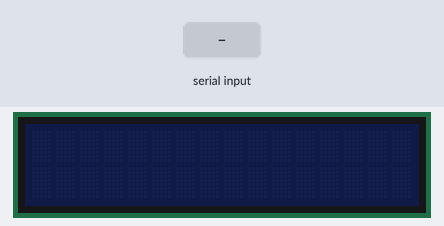
A sketch run on a simulated Arduino Uno, built with avr-gcc and run on an emulated ATmega328P. On the bench: 16×2 character LCD. Inputs (shaded band) come from the test bench. What the sketch prints to the serial monitor is not drawn.

Above: at 1.2 s.
1.3 s: "0\n" received over Serial
At 2.7 s:
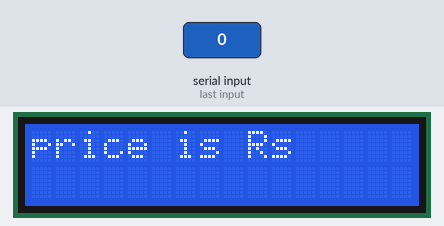
Timing chart, 0 to 4.3 s (numbered marks = the images above; inputs shaded):
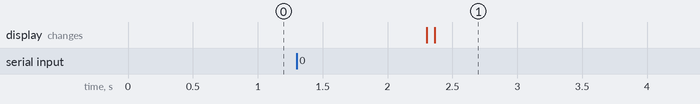

The sketch:

smartcart.ino
```cpp
#include <LiquidCrystal.h>
int x;
//int rows=2;
//int columns=6;
const int rs = 12, en = 11, d4 = 5, d5 = 4, d6 = 3, d7 = 2;
LiquidCrystal lcd(rs, en, d4, d5, d6, d7);
int cart[6][2]={{1,120},
            {2,220},
            {3,130},
            {4,300},
            {5,350},
            {6,200}};
int price=0;

void setup() {

  Serial.begin(115200);
  // put your setup code here, to run once:
//data transmission code
}

void loop() {
  while(Serial.available()==0){}
  x=Serial.readString().toInt();
  shopping(x,cart[6][2]);
  // put your main code here, to run repeatedly:
//code to accept the id

}
void shopping(int id,  int a[6][2]){

  for(int b=1;b<=6;b++)
  {
    for (int c=1;c<=2;c++){
      if (a[c][0]==id){
        price+=a[c][1];
        Serial.print(price);
        displaylcd(price);}
        }}
}
void displaylcd(int p){
  lcd.begin(16, 2);
  lcd.print("price is Rs"+p);
  }
```

Measured:
- after the input at 1.3 s, the display: first changes after 1.0 s (image 1 shows a later state)
